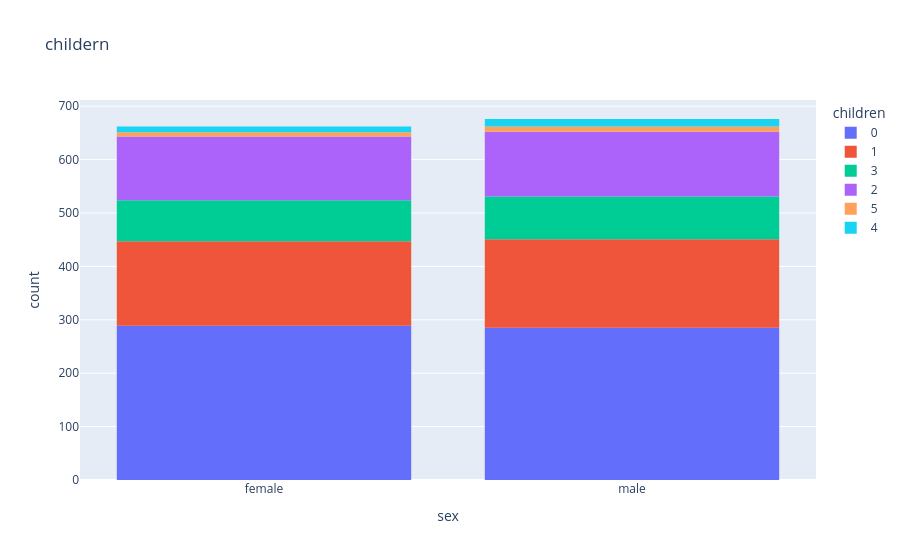

Notebook source saved alongside this figure:
### Code cell
px.histogram(medical_df, x='sex', color='children', title='childern')

### Figure 1 — Plotly figure (JSON) as saved in the notebook; plotly's stock layout.template omitted (floating-point values rounded to 4 significant figures; data arrays with more than 128 entries replaced by an {"elided": "..."} marker saying what was removed)
{"data": [{"bingroup": "x", "hovertemplate": "children=0<br>sex=%{x}<br>count=%{y}<extra></extra>", "legendgroup": "0", "marker": {"color": "#636efa", "pattern": {"shape": ""}}, "name": "0", "orientation": "v", "showlegend": true, "type": "histogram", "x": {"elided": "574 str values"}, "xaxis": "x", "yaxis": "y"}, {"bingroup": "x", "hovertemplate": "children=1<br>sex=%{x}<br>count=%{y}<extra></extra>", "legendgroup": "1", "marker": {"color": "#EF553B", "pattern": {"shape": ""}}, "name": "1", "orientation": "v", "showlegend": true, "type": "histogram", "x": {"elided": "324 str values"}, "xaxis": "x", "yaxis": "y"}, {"bingroup": "x", "hovertemplate": "children=3<br>sex=%{x}<br>count=%{y}<extra></extra>", "legendgroup": "3", "marker": {"color": "#00cc96", "pattern": {"shape": ""}}, "name": "3", "orientation": "v", "showlegend": true, "type": "histogram", "x": {"elided": "157 str values"}, "xaxis": "x", "yaxis": "y"}, {"bingroup": "x", "hovertemplate": "children=2<br>sex=%{x}<br>count=%{y}<extra></extra>", "legendgroup": "2", "marker": {"color": "#ab63fa", "pattern": {"shape": ""}}, "name": "2", "orientation": "v", "showlegend": true, "type": "histogram", "x": {"elided": "240 str values"}, "xaxis": "x", "yaxis": "y"}, {"bingroup": "x", "hovertemplate": "children=5<br>sex=%{x}<br>count=%{y}<extra></extra>", "legendgroup": "5", "marker": {"color": "#FFA15A", "pattern": {"shape": ""}}, "name": "5", "orientation": "v", "showlegend": true, "type": "histogram", "x": ["female", "male", "female", "male", "male", "female", "female", "male", "male", "male", "female", "female", "male", "female", "male", "female", "male", "male"], "xaxis": "x", "yaxis": "y"}, {"bingroup": "x", "hovertemplate": "children=4<br>sex=%{x}<br>count=%{y}<extra></extra>", "legendgroup": "4", "marker": {"color": "#19d3f3", "pattern": {"shape": ""}}, "name": "4", "orientation": "v", "showlegend": true, "type": "histogram", "x": ["male", "female", "male", "male", "male", "female", "female", "male", "male", "male", "male", "male", "female", "male", "male", "female", "female", "female", "female", "female", "female", "male", "female", "male", "male"], "xaxis": "x", "yaxis": "y"}], "layout": {"barmode": "relative", "legend": {"title": {"text": "children"}, "tracegroupgap": 0}, "title": {"text": "childern"}, "xaxis": {"anchor": "y", "domain": [0, 1], "title": {"text": "sex"}}, "yaxis": {"anchor": "x", "domain": [0, 1], "title": {"text": "count"}}}}
